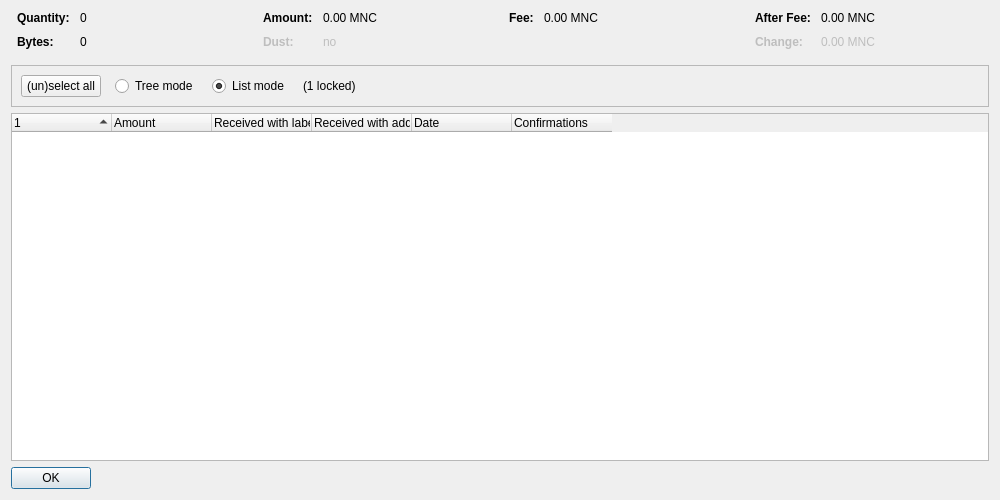
<?xml version="1.0" encoding="UTF-8"?>
<ui version="4.0">
 <class>CoinControlDialog</class>
 <widget class="QDialog" name="CoinControlDialog">
  <property name="geometry">
   <rect>
    <x>0</x>
    <y>0</y>
    <width>1000</width>
    <height>500</height>
   </rect>
  </property>
  <property name="windowTitle">
   <string>Coin Selection</string>
  </property>
  <layout class="QVBoxLayout" name="verticalLayout">
   <item>
    <layout class="QHBoxLayout" name="horizontalLayoutTop" stretch="0,0,0,0">
     <property name="topMargin">
      <number>0</number>
     </property>
     <property name="bottomMargin">
      <number>10</number>
     </property>
     <item>
      <layout class="QFormLayout" name="formLayoutCoinControl1">
       <property name="horizontalSpacing">
        <number>10</number>
       </property>
       <property name="verticalSpacing">
        <number>10</number>
       </property>
       <property name="leftMargin">
        <number>6</number>
       </property>
       <property name="rightMargin">
        <number>6</number>
       </property>
       <item row="0" column="0">
        <widget class="QLabel" name="labelCoinControlQuantityText">
         <property name="font">
          <font>
           <weight>75</weight>
           <bold>true</bold>
          </font>
         </property>
         <property name="text">
          <string>Quantity:</string>
         </property>
        </widget>
       </item>
       <item row="0" column="1">
        <widget class="QLabel" name="labelCoinControlQuantity">
         <property name="cursor">
          <cursorShape>IBeamCursor</cursorShape>
         </property>
         <property name="contextMenuPolicy">
          <enum>Qt::ActionsContextMenu</enum>
         </property>
         <property name="text">
          <string notr="true">0</string>
         </property>
         <property name="textInteractionFlags">
          <set>Qt::LinksAccessibleByMouse|Qt::TextSelectableByKeyboard|Qt::TextSelectableByMouse</set>
         </property>
        </widget>
       </item>
       <item row="1" column="0">
        <widget class="QLabel" name="labelCoinControlBytesText">
         <property name="font">
          <font>
           <weight>75</weight>
           <bold>true</bold>
          </font>
         </property>
         <property name="text">
          <string>Bytes:</string>
         </property>
        </widget>
       </item>
       <item row="1" column="1">
        <widget class="QLabel" name="labelCoinControlBytes">
         <property name="cursor">
          <cursorShape>IBeamCursor</cursorShape>
         </property>
         <property name="contextMenuPolicy">
          <enum>Qt::ActionsContextMenu</enum>
         </property>
         <property name="text">
          <string notr="true">0</string>
         </property>
         <property name="textInteractionFlags">
          <set>Qt::LinksAccessibleByMouse|Qt::TextSelectableByKeyboard|Qt::TextSelectableByMouse</set>
         </property>
        </widget>
       </item>
      </layout>
     </item>
     <item>
      <layout class="QFormLayout" name="formLayoutCoinControl2">
       <property name="horizontalSpacing">
        <number>10</number>
       </property>
       <property name="verticalSpacing">
        <number>10</number>
       </property>
       <property name="leftMargin">
        <number>6</number>
       </property>
       <property name="rightMargin">
        <number>6</number>
       </property>
       <item row="0" column="0">
        <widget class="QLabel" name="labelCoinControlAmountText">
         <property name="font">
          <font>
           <weight>75</weight>
           <bold>true</bold>
          </font>
         </property>
         <property name="text">
          <string>Amount:</string>
         </property>
        </widget>
       </item>
       <item row="0" column="1">
        <widget class="QLabel" name="labelCoinControlAmount">
         <property name="cursor">
          <cursorShape>IBeamCursor</cursorShape>
         </property>
         <property name="contextMenuPolicy">
          <enum>Qt::ActionsContextMenu</enum>
         </property>
         <property name="text">
          <string notr="true">0.00 MNC</string>
         </property>
         <property name="textInteractionFlags">
          <set>Qt::LinksAccessibleByMouse|Qt::TextSelectableByKeyboard|Qt::TextSelectableByMouse</set>
         </property>
        </widget>
       </item>
       <item row="1" column="0">
        <widget class="QLabel" name="labelCoinControlLowOutputText">
         <property name="enabled">
          <bool>false</bool>
         </property>
         <property name="font">
          <font>
           <weight>75</weight>
           <bold>true</bold>
          </font>
         </property>
         <property name="text">
          <string>Dust:</string>
         </property>
        </widget>
       </item>
       <item row="1" column="1">
        <widget class="QLabel" name="labelCoinControlLowOutput">
         <property name="enabled">
          <bool>false</bool>
         </property>
         <property name="cursor">
          <cursorShape>IBeamCursor</cursorShape>
         </property>
         <property name="contextMenuPolicy">
          <enum>Qt::ActionsContextMenu</enum>
         </property>
         <property name="text">
          <string notr="true">no</string>
         </property>
         <property name="textInteractionFlags">
          <set>Qt::LinksAccessibleByMouse|Qt::TextSelectableByKeyboard|Qt::TextSelectableByMouse</set>
         </property>
        </widget>
       </item>
      </layout>
     </item>
     <item>
      <layout class="QFormLayout" name="formLayoutCoinControl3">
       <property name="horizontalSpacing">
        <number>10</number>
       </property>
       <property name="verticalSpacing">
        <number>10</number>
       </property>
       <property name="leftMargin">
        <number>6</number>
       </property>
       <property name="rightMargin">
        <number>6</number>
       </property>
       <item row="0" column="0">
        <widget class="QLabel" name="labelCoinControlFeeText">
         <property name="font">
          <font>
           <weight>75</weight>
           <bold>true</bold>
          </font>
         </property>
         <property name="text">
          <string>Fee:</string>
         </property>
        </widget>
       </item>
       <item row="0" column="1">
        <widget class="QLabel" name="labelCoinControlFee">
         <property name="cursor">
          <cursorShape>IBeamCursor</cursorShape>
         </property>
         <property name="contextMenuPolicy">
          <enum>Qt::ActionsContextMenu</enum>
         </property>
         <property name="text">
          <string notr="true">0.00 MNC</string>
         </property>
         <property name="textInteractionFlags">
          <set>Qt::LinksAccessibleByMouse|Qt::TextSelectableByKeyboard|Qt::TextSelectableByMouse</set>
         </property>
        </widget>
       </item>
      </layout>
     </item>
     <item>
      <layout class="QFormLayout" name="formLayoutCoinControl4">
       <property name="horizontalSpacing">
        <number>10</number>
       </property>
       <property name="verticalSpacing">
        <number>10</number>
       </property>
       <property name="leftMargin">
        <number>6</number>
       </property>
       <property name="rightMargin">
        <number>6</number>
       </property>
       <item row="0" column="0">
        <widget class="QLabel" name="labelCoinControlAfterFeeText">
         <property name="font">
          <font>
           <weight>75</weight>
           <bold>true</bold>
          </font>
         </property>
         <property name="text">
          <string>After Fee:</string>
         </property>
        </widget>
       </item>
       <item row="0" column="1">
        <widget class="QLabel" name="labelCoinControlAfterFee">
         <property name="cursor">
          <cursorShape>IBeamCursor</cursorShape>
         </property>
         <property name="contextMenuPolicy">
          <enum>Qt::ActionsContextMenu</enum>
         </property>
         <property name="text">
          <string notr="true">0.00 MNC</string>
         </property>
         <property name="textInteractionFlags">
          <set>Qt::LinksAccessibleByMouse|Qt::TextSelectableByKeyboard|Qt::TextSelectableByMouse</set>
         </property>
        </widget>
       </item>
       <item row="1" column="0">
        <widget class="QLabel" name="labelCoinControlChangeText">
         <property name="enabled">
          <bool>false</bool>
         </property>
         <property name="font">
          <font>
           <weight>75</weight>
           <bold>true</bold>
          </font>
         </property>
         <property name="text">
          <string>Change:</string>
         </property>
        </widget>
       </item>
       <item row="1" column="1">
        <widget class="QLabel" name="labelCoinControlChange">
         <property name="enabled">
          <bool>false</bool>
         </property>
         <property name="cursor">
          <cursorShape>IBeamCursor</cursorShape>
         </property>
         <property name="contextMenuPolicy">
          <enum>Qt::ActionsContextMenu</enum>
         </property>
         <property name="text">
          <string notr="true">0.00 MNC</string>
         </property>
         <property name="textInteractionFlags">
          <set>Qt::LinksAccessibleByMouse|Qt::TextSelectableByKeyboard|Qt::TextSelectableByMouse</set>
         </property>
        </widget>
       </item>
      </layout>
     </item>
    </layout>
   </item>
   <item>
    <widget class="QFrame" name="frame">
     <property name="minimumSize">
      <size>
       <width>0</width>
       <height>40</height>
      </size>
     </property>
     <property name="frameShape">
      <enum>QFrame::StyledPanel</enum>
     </property>
     <property name="frameShadow">
      <enum>QFrame::Sunken</enum>
     </property>
     <layout class="QHBoxLayout" name="horizontalLayout">
      <item>
       <layout class="QHBoxLayout" name="horizontalLayoutPanel" stretch="0,0,0,0,0">
        <property name="spacing">
         <number>14</number>
        </property>
        <item>
         <widget class="QPushButton" name="pushButtonSelectAll">
          <property name="sizePolicy">
           <sizepolicy hsizetype="Maximum" vsizetype="Fixed">
            <horstretch>0</horstretch>
            <verstretch>0</verstretch>
           </sizepolicy>
          </property>
          <property name="text">
           <string>(un)select all</string>
          </property>
          <property name="autoDefault">
           <bool>false</bool>
          </property>
         </widget>
        </item>
        <item>
         <widget class="QRadioButton" name="radioTreeMode">
          <property name="sizePolicy">
           <sizepolicy hsizetype="Maximum" vsizetype="Fixed">
            <horstretch>0</horstretch>
            <verstretch>0</verstretch>
           </sizepolicy>
          </property>
          <property name="text">
           <string>Tree mode</string>
          </property>
         </widget>
        </item>
        <item>
         <widget class="QRadioButton" name="radioListMode">
          <property name="sizePolicy">
           <sizepolicy hsizetype="Maximum" vsizetype="Fixed">
            <horstretch>0</horstretch>
            <verstretch>0</verstretch>
           </sizepolicy>
          </property>
          <property name="text">
           <string>List mode</string>
          </property>
          <property name="checked">
           <bool>true</bool>
          </property>
         </widget>
        </item>
        <item>
         <widget class="QLabel" name="labelLocked">
          <property name="text">
           <string notr="true">(1 locked)</string>
          </property>
         </widget>
        </item>
        <item>
         <spacer name="horizontalSpacer">
          <property name="orientation">
           <enum>Qt::Horizontal</enum>
          </property>
          <property name="sizeHint" stdset="0">
           <size>
            <width>40</width>
            <height>20</height>
           </size>
          </property>
         </spacer>
        </item>
       </layout>
      </item>
     </layout>
    </widget>
   </item>
   <item>
    <widget class="CoinControlTreeWidget" name="treeWidget">
     <property name="contextMenuPolicy">
      <enum>Qt::CustomContextMenu</enum>
     </property>
     <property name="sortingEnabled">
      <bool>false</bool>
     </property>
     <property name="columnCount">
      <number>6</number>
     </property>
     <attribute name="headerShowSortIndicator" stdset="0">
      <bool>true</bool>
     </attribute>
     <attribute name="headerStretchLastSection">
      <bool>false</bool>
     </attribute>
     <column>
      <property name="text">
       <string/>
      </property>
     </column>
     <column>
      <property name="text">
       <string>Amount</string>
      </property>
     </column>
     <column>
      <property name="text">
       <string>Received with label</string>
      </property>
     </column>
     <column>
      <property name="text">
       <string>Received with address</string>
      </property>
     </column>
     <column>
      <property name="text">
       <string>Date</string>
      </property>
     </column>
     <column>
      <property name="text">
       <string>Confirmations</string>
      </property>
      <property name="toolTip">
       <string>Confirmed</string>
      </property>
     </column>
     <column>
      <property name="text">
       <string/>
      </property>
     </column>
     <column>
      <property name="text">
       <string/>
      </property>
     </column>
     <column>
      <property name="text">
       <string/>
      </property>
     </column>
     <column>
      <property name="text">
       <string/>
      </property>
     </column>
    </widget>
   </item>
   <item>
    <widget class="QDialogButtonBox" name="buttonBox">
     <property name="sizePolicy">
      <sizepolicy hsizetype="Maximum" vsizetype="Fixed">
       <horstretch>0</horstretch>
       <verstretch>0</verstretch>
      </sizepolicy>
     </property>
     <property name="orientation">
      <enum>Qt::Horizontal</enum>
     </property>
     <property name="standardButtons">
      <set>QDialogButtonBox::Ok</set>
     </property>
    </widget>
   </item>
  </layout>
 </widget>
 <customwidgets>
  <customwidget>
   <class>CoinControlTreeWidget</class>
   <extends>QTreeWidget</extends>
   <header>qt/coincontroltreewidget.h</header>
  </customwidget>
 </customwidgets>
 <resources/>
 <connections/>
</ui>
